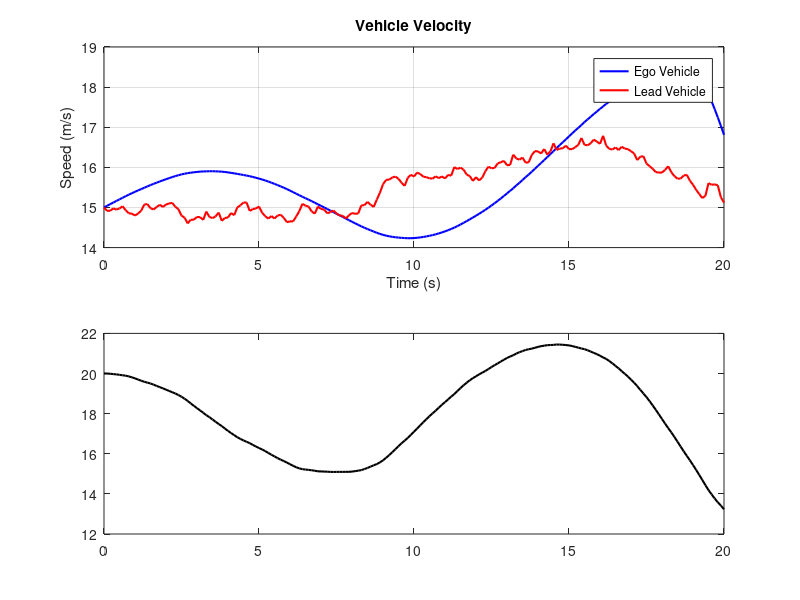

Write the MATLAB code that produced this figure. (Note: this script raises an error after producing the figure.)
% State-Space Model Simulation 

% Vehicle and controller parameters 

v_ego_init = 15; % m/s (Initial speed) 

v_lead_init = 15; % m/s (Initial speed) 

x_ego_init = 0;   % Initial position 

x_lead_init = 20; % Initial position 

desired_distance = 17.5; % m (Target distance) 

critical_distance = 10;  % m (minimum distance) 

upper_distance_limit = 25; % m (Target upper boundary) 

max_force = 8000;      % N (Max acceleration/braking force) 

mass_ego = 1500;       % kg 

 

% Simulation setup 

time_step = 0.1; 

simulation_time = 20; 

time_vector = 0:time_step:simulation_time; 

num_steps = length(time_vector); 

 

% State vector initialization 

x = zeros(5, num_steps); 

x(:, 1) = [x_ego_init; v_ego_init; x_lead_init; v_lead_init; 0]; % Initial state 

 

% Data Logging  

distance_log = zeros(1, num_steps); 

v_ego_log = zeros(1, num_steps); 

v_lead_log = zeros(1, num_steps); 

a_ego_log = zeros(1, num_steps);  

 

% Assign initial logged values 

v_ego_log(1) = x(2, 1); 

v_lead_log(1) = x(4, 1); 

distance_log(1) = x(3, 1) - x(1, 1); % Initial distance 

 

% --- Simulation Loop --- 

for i = 1:num_steps - 1 

    % Extract current state 

    current_x = x(:, i); 

    current_x_ego = current_x(1); 

    current_v_ego = current_x(2); 

    current_x_lead = current_x(3); 

    current_v_lead = current_x(4); 

    current_integral_error = current_x(5); 

 

    % --- Input (Lead vehicle dynamics) --- 

    % Random fluctuation in lead vehicle's acceleration  

    a_lead = randn() * 0.3 + randn(); % random noise to create Speed Deviations 

 

    % --- Calculate Control (Ego vehicle acceleration, a_ego) --- 

    % These calculations are based on the current state variables 

 

    % Compute distance and relative velocity 

    distance = current_x_lead - current_x_ego; 

    % Ensure non-negative distance for control logic 

    distance_for_control = max(0, distance); 

 

    relative_velocity = current_v_lead - current_v_ego; 

 

    % PID error relative to the desired distance 

    error = distance_for_control - desired_distance; 

 

    % Adaptive PID: Adjust gains based on current distance 

    if distance_for_control < critical_distance 

        % Emergency Override: Apply full braking if below critical distance 

        control_force = -max_force; 

        Kp = 0; Ki = 0; Kd = 0;  

    else 

        % Adaptive Gain Values 

        if distance_for_control < 14 % Getting close to the lower bound (10m < d < 14m) 

            Kp = 800;  Ki = 30; Kd = 250; % Aggressive gain to increase distance (brake harder) 

        elseif distance_for_control > 22 % Getting close to the upper bound (d > 22m) 

            Kp = 600;  Ki = 10; Kd = 200; % Gain to decrease distance (accelerate) 

        else % Near the desired distance (14m <= d <= 22m) 

            Kp = 250;  Ki = 20; Kd = 180; % Moderate gain (Cruising) 

        end 

 

        % PID controller calculation 

        % Note: Derivative term uses current relative velocity, which is d_dot 

        intended_control_force = Kp * error + Ki * current_integral_error + Kd * relative_velocity; 

 

        % Change control force to be within vehicle limits 

        control_force = max(-max_force, min(intended_control_force, max_force)); 

    end 

 

    % Calculate ego acceleration from control force 

    a_ego = control_force / mass_ego; 

 

    % --- Calculate State Derivatives (dx/dt) --- 

    % dx/dt = f(x, u) 

    dxdt = zeros(5, 1); 

    dxdt(1) = current_v_ego;                                % dx_ego/dt = v_ego 

    dxdt(2) = a_ego;                                        % dv_ego/dt = a_ego 

    dxdt(3) = current_v_lead;                               % dx_lead/dt = v_lead 

    dxdt(4) = a_lead;                                       % dv_lead/dt = a_lead (input) 

    dxdt(5) = distance - desired_distance;                  % d(integral_error)/dt = error (x_lead - x_ego - d_des) 

 

    % --- State Update (Euler Integration) --- 

    % x(k+1) = x(k) + dx/dt(k) * time_step 

    next_x = current_x + dxdt * time_step; 

 

    % --- Apply Non-negative Constraints --- 

    % These are applied after the state update 

    next_x(2) = max(0, next_x(2)); % Ensure v_ego is non-negative 

    next_x(4) = max(0, next_x(4)); % Ensure v_lead is non-negative 

   

    % Store next state 

    x(:, i+1) = next_x; 

 

    % --- Log Data --- 

    v_ego_log(i+1) = x(2, i+1); 

    v_lead_log(i+1) = x(4, i+1); 

    distance_log(i+1) = x(3, i+1) - x(1, i+1); 

    a_ego_log(i+1) = a_ego; % Log the calculated ego acceleration 

 

    % --- Print Simulation State --- 

    if mod(i, round(1/time_step)) == 0 % Print every 1 second 

         fprintf('Time: %6.2f s | Ego Speed: %6.2f m/s | Lead Speed: %6.2f m/s | Distance: %6.2f m | Ego Accel: %6.2f m/s^2\n', ... 

             time_vector(i+1), v_ego_log(i+1), v_lead_log(i+1), distance_log(i+1), a_ego_log(i+1)); 

    end 

end 

 

% --- Plot Results --- 

figure; 

 

% Speed Plot 

subplot(2,1,1); 

plot(time_vector, v_ego_log, 'b', 'LineWidth', 1.5); hold on; 

plot(time_vector, v_lead_log, 'r', 'LineWidth', 1.5); 

xlabel('Time (s)'); ylabel('Speed (m/s)'); 

title('Vehicle Velocity'); 

legend('Ego Vehicle', 'Lead Vehicle', 'Location', 'best'); grid on; 

 

% Distance Plot 

subplot(2,1,2); 

plot(time_vector, distance_log, 'k', 'LineWidth', 1.5); hold on; 

% Plot boundaries and desired distance 

yline(critical_distance, 'm:', 'LineWidth', 1.5, 'Label', 'Critical Distance (10m)'); 

yline(upper_distance_limit, 'c:', 'LineWidth', 1.5, 'Label', 'Upper Limit (25m)'); 

yline(desired_distance, 'g--', 'LineWidth', 1, 'Label', 'Desired Distance (17.5m)'); 

xlabel('Time (s)'); ylabel('Distance (m)'); 

title('Inter-Vehicle Distance'); 

ylim([min(0, min(distance_log)), max(max(distance_log), upper_distance_limit + 5)]); % Adjust y-axis limit 

legend('Actual Distance', 'Location', 'best'); grid on; 

hold off; 

 
